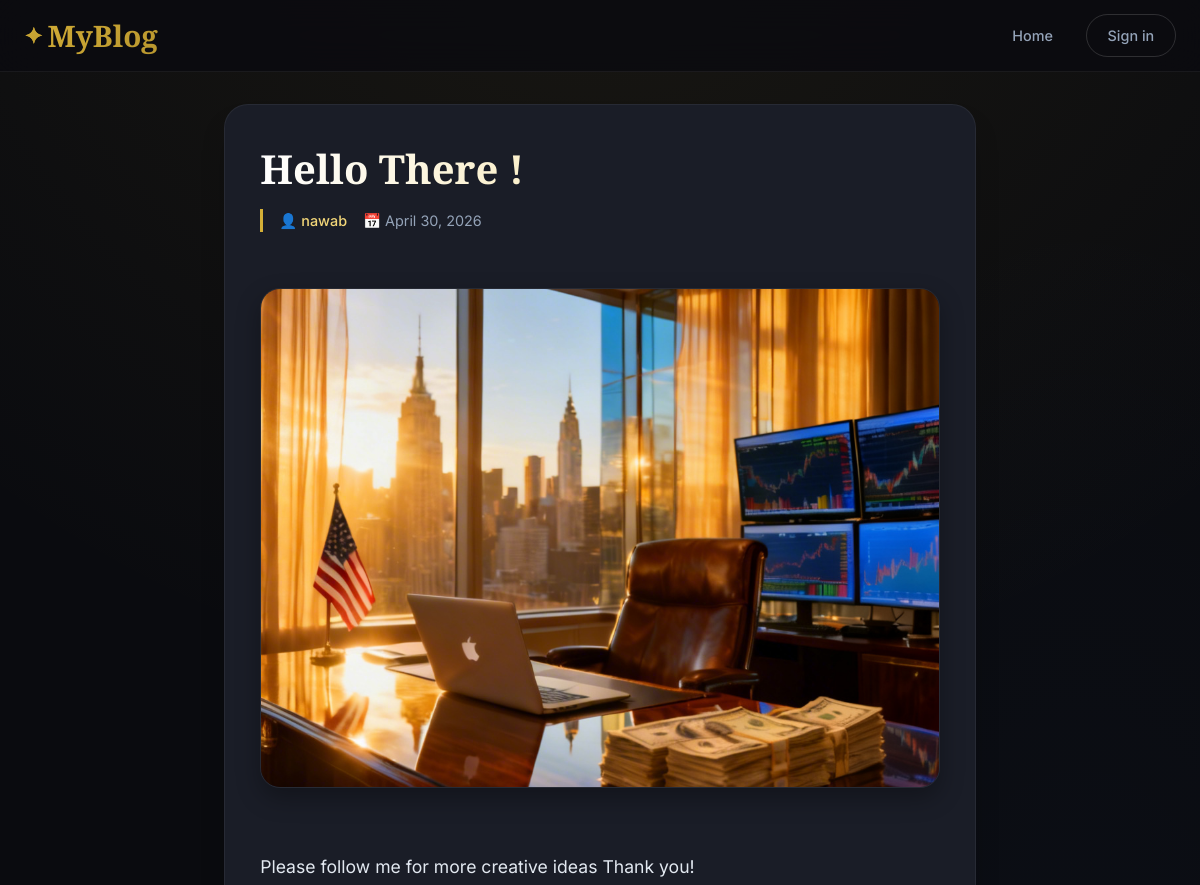
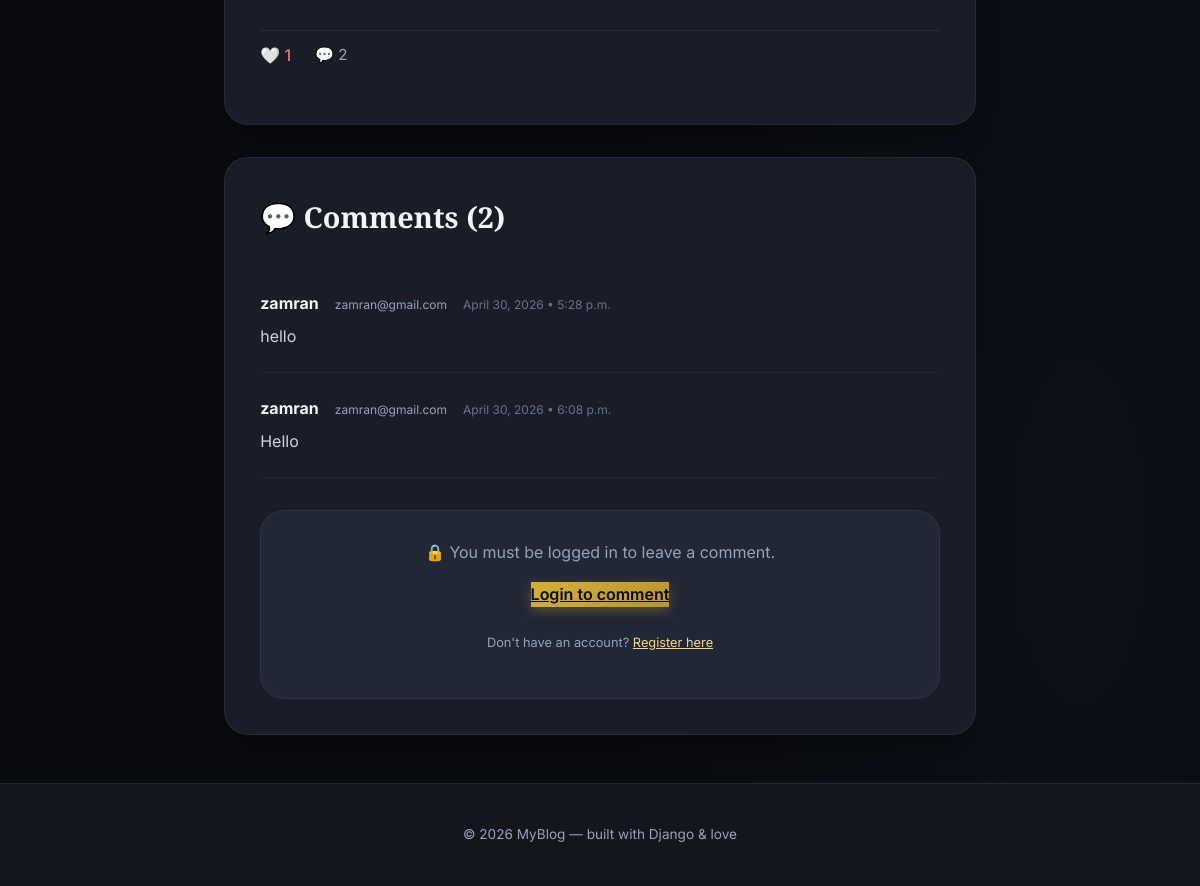
The page /post/8/ on the database its author committed (2 pictures, top to bottom).
### blog/models.py (models this page shows, shortened)
class Post(models.Model):
    STATUS_CHOICES = (
        ('pending', 'Pending Approval'),
        ('published', 'Published'),
        ('draft', 'Draft'),
    )
    title = models.CharField(max_length=200)
    content = models.TextField()
    date_posted = models.DateTimeField(default=timezone.now)
    author = models.ForeignKey(User, on_delete=models.CASCADE)
    image = models.ImageField(
        upload_to='post_images/',
        blank=True,
        null=True,
        validators=[FileExtensionValidator(
            allowed_extensions=['jpg', 'jpeg', 'png', 'gif', 'bmp', 'tiff', 'webp', 'heic', 'heif']
        )]
    )
    status = models.CharField(max_length=10, choices=STATUS_CHOICES, default='pending')
    def total_likes(self):
        return self.likes.count()

class Comment(models.Model):
    post = models.ForeignKey(Post, on_delete=models.CASCADE, related_name='comments')
    user = models.ForeignKey(User, on_delete=models.CASCADE, null=True, blank=True)
    name = models.CharField(max_length=80, blank=True, null=True)
    email = models.EmailField(blank=True, null=True)
    body = models.TextField(validators=[MinLengthValidator(3)])
    created = models.DateTimeField(auto_now_add=True)
    updated = models.DateTimeField(auto_now=True)
    active = models.BooleanField(default=True)
    class Meta:
        ordering = ['created']

### blog/views.py (the view, shortened to what this page needs)
# urls.py: path('post/<int:pk>/', views.PostDetailView.as_view(), name='post-detail'),
class PostDetailView(DetailView):
    model = Post
    template_name = 'blog/post_detail.html'
    def dispatch(self, request, *args, **kwargs):
        post = self.get_object()
        if post.status == 'published' or request.user == post.author or request.user.is_staff:
            return super().dispatch(request, *args, **kwargs)
        else:
            from django.http import Http404
            raise Http404("This post is not available.")
    def get_context_data(self, **kwargs):
        context = super().get_context_data(**kwargs)
        context['comments'] = self.object.comments.filter(active=True)
        if self.request.user.is_authenticated:
            context['form'] = CommentForm()
            context['user_liked'] = self.object.likes.filter(user=self.request.user).exists()
        else:
            context['form'] = None
            context['user_liked'] = False
        return context

### blog/templates/blog/post_detail.html (shortened to what this page needs)
<!DOCTYPE html>
<html lang="en">
<head>
</head>
<body>
<nav class="navbar">
    <div class="nav-inner">
        <div class="logo"><a href="{% url 'blog-home' %}">MyBlog</a></div>
        <div class="nav-links">
            <a href="{% url 'blog-home' %}">Home</a>
            {% if user.is_authenticated %}
                <a href="{% url 'profile' user.username %}">Profile</a>
                <a href="{% url 'post-create' %}" class="btn-primary">Write story</a>
                <form action="{% url 'logout' %}" method="post" style="margin:0">
                    {% csrf_token %}
                    <button type="submit" class="btn-outline">Sign out</button>
                </form>
            {% else %}
                <a href="{% url 'login' %}" class="btn-outline">Sign in</a>
            {% endif %}
        </div>
    </div>
</nav>
<main class="container">
    <article class="post-card">
        <h1 class="post-title">{{ post.title }}</h1>
        <div class="post-meta">
            <span>👤 <a href="{% url 'profile' post.author.username %}">{{ post.author.get_full_name|default:post.author.username }}</a></span>
            <span>📅 {{ post.date_posted|date:"F j, Y" }}</span>
        </div>
        {% if post.image %}
            <img src="{{ post.image.url }}" alt="{{ post.title }}" class="post-detail-image">
        {% endif %}
        <div class="post-content">
            {{ post.content|linebreaks }}
        </div>
        <div class="post-stats">
            <a href="{% url 'like_post' post.id %}" class="like-btn">
                {% if user_liked %}
                    ❤️ {{ post.total_likes }}
                {% else %}
                    🤍 {{ post.total_likes }}
                {% endif %}
            </a>
            <span class="stats-comment">💬 {{ comments|length }}</span>
        </div>
    </article>
    <div class="comments-section">
        <h2 class="comments-title">💬 Comments ({{ comments.count }})</h2>
        {% for comment in comments %}
            <div class="comment">
                <div class="comment-header">
                    <div class="comment-author">
                        {% if comment.user %}
                            {{ comment.user.get_full_name|default:comment.user.username }}
                        {% else %}
                            {{ comment.name }}
                        {% endif %}
                    </div>
                    {% if comment.email %}
                        <span class="comment-email">{{ comment.email }}</span>
                    {% endif %}
                    <span class="comment-date">{{ comment.created|date:"F j, Y • g:i a" }}</span>
                </div>
                <div class="comment-body">
                    {{ comment.body|linebreaks }}
                </div>
            </div>
        {% empty %}
            <div class="empty-comments">
                ✨ No comments yet. Be the first to share your thoughts.
            </div>
        {% endfor %}
        {% if user.is_authenticated %}
            <div class="comment-form">
                <h3>Leave a reply</h3>
                <form method="post">
                    {% csrf_token %}
                    <div class="form-group">
                        <label for="id_body">Your comment</label>
                        <textarea name="body" id="id_body" rows="4" required placeholder="Write something..."></textarea>
                    </div>
                    <button type="submit" class="btn-submit">Post comment →</button>
                </form>
            </div>
        {% else %}
            <div class="login-prompt">
                <p>🔒 You must be logged in to leave a comment.</p>
                <a href="{% url 'login' %}?next={{ request.path }}" class="btn-primary">Login to comment</a>
                <p style="margin-top: 0.8rem; font-size: 0.8rem;">Don't have an account? <a href="{% url 'register' %}" style="color: var(--accent-light);">Register here</a></p>
            </div>
        {% endif %}
    </div>
</main>
<footer class="footer">
    <p>© 2026 MyBlog — built with Django & love</p>
</footer>
</body>
</html>

### rows shown on the page
Post: author.get_full_name "nawab", date_posted "April 30, 2026", image (picture), content "Please follow me for more creative ideas Thank you!", total_likes "1"
Comment: name "zamran", email "zamran@gmail.com", created "April 30, 2026 • 5:28 p.m.", body "hello"
Comment: user.get_full_name "zamran", email "zamran@gmail.com", created "April 30, 2026 • 6:08 p.m.", body "Hello"

### other values the page prints
{{ comments|length }} "2"
{{ comments.count }} "2"
